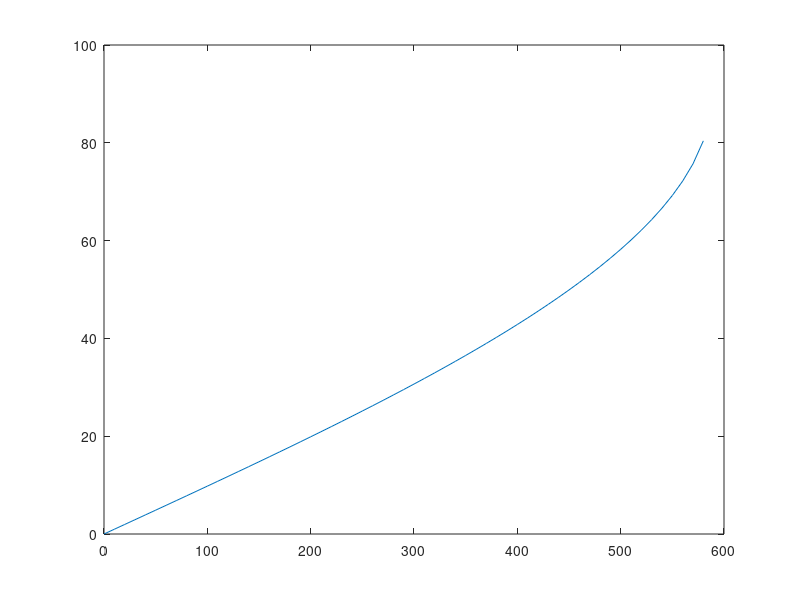
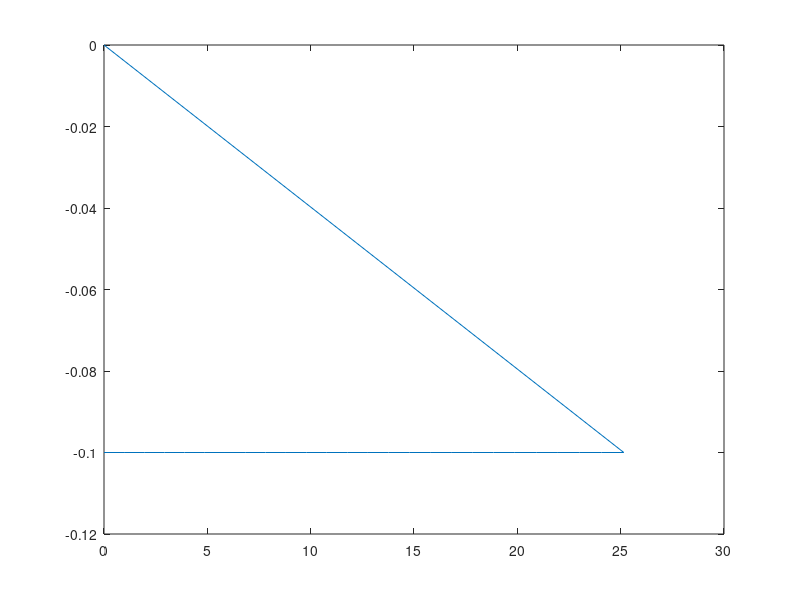
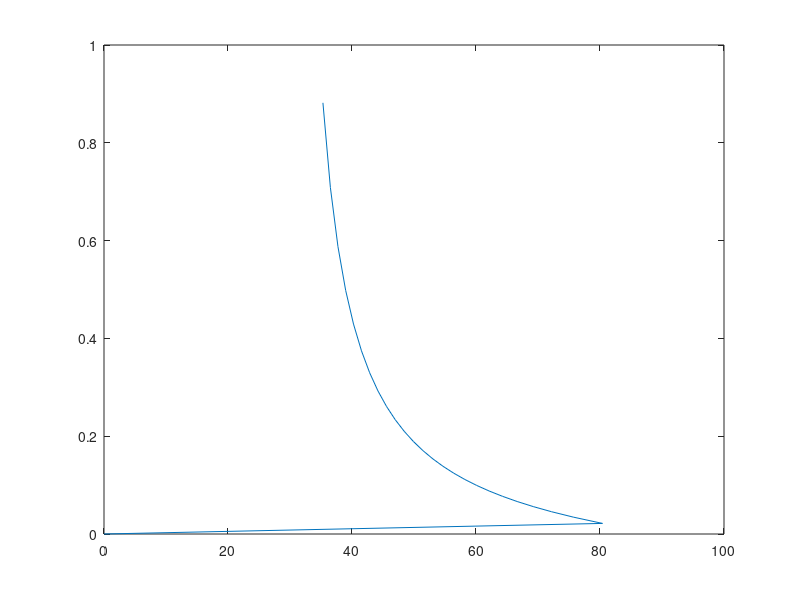

The MATLAB script that drew these images, in order:
% computation of the maximum angle error and maximum length error
d = 0.2;
c = 340;
%%timer 1Mhz
d = 0.2;
c = 340;
maximum_delay = d/c
delay12 = [0:10:580];
delay23 = [0:10:580];

angle12 = asin(delay12*(10^-6)*c/d)/pi*180;
angle23 = asin(delay12*(10^-6)*c/d)/pi*180;
% plot delay/angle
figure(1)
plot(delay12,angle12)

l = length(delay23);
max = 0
for i = 2:l
    dif = abs(angle12(i-1)-angle12(i));
    if dif>max
        max = dif;
    end
end
max
distance1 = zeros(1,l);
distance2 = zeros(1,l);
small_angle = zeros(1,l);
big_angle = zeros(1,l);
j=1;
k=1;
for i=1:l
    if angle23(i) <= 26
        small_angle(j) = angle23(i);
        %petit angle
        distance1(j) = d*sin((30-angle23(i))*pi/180)./(2*sin((30+angle23(i)-60)*pi/180));
        j = j+1;
    end
    if angle23(i) > 35
        big_angle(k) = angle23(i);
        %grand angle
        distance2(k) = d*sin((90-angle23(i))*pi/180)./(2*sin((30+angle23(i)-60)*pi/180));
        k = k+1;
    end
end

% plot the distance 
print('small angle does not work')
figure(2)
plot(small_angle,distance1)
figure(3)
plot(big_angle,distance2)

% %%timer 500khz
% delay12 = [0:2:580];
% delay23 = [0:2:580];

% angle12 = asin(delay12*(10^-6)*c/d)/pi*180;
% angle23 = asin(delay12*(10^-6)*c/d)/pi*180;
% figure(3)
% plot(delay12,angle12)

% distance = d*sin(angle23-30)/(2*sin(angle12-angle23+60));


% %%timer 250khz
% delay12 = [0:4:580];
% delay23 = [0:4:580];

% angle12 = asin(delay12*(10^-6)*c/d)/pi*180;
% angle23 = asin(delay12*(10^-6)*c/d)/pi*180;
% figure(3)
% plot(delay12,angle12)

% distance = d*sin(angle23-30)/(2*sin(angle12-angle23+60));